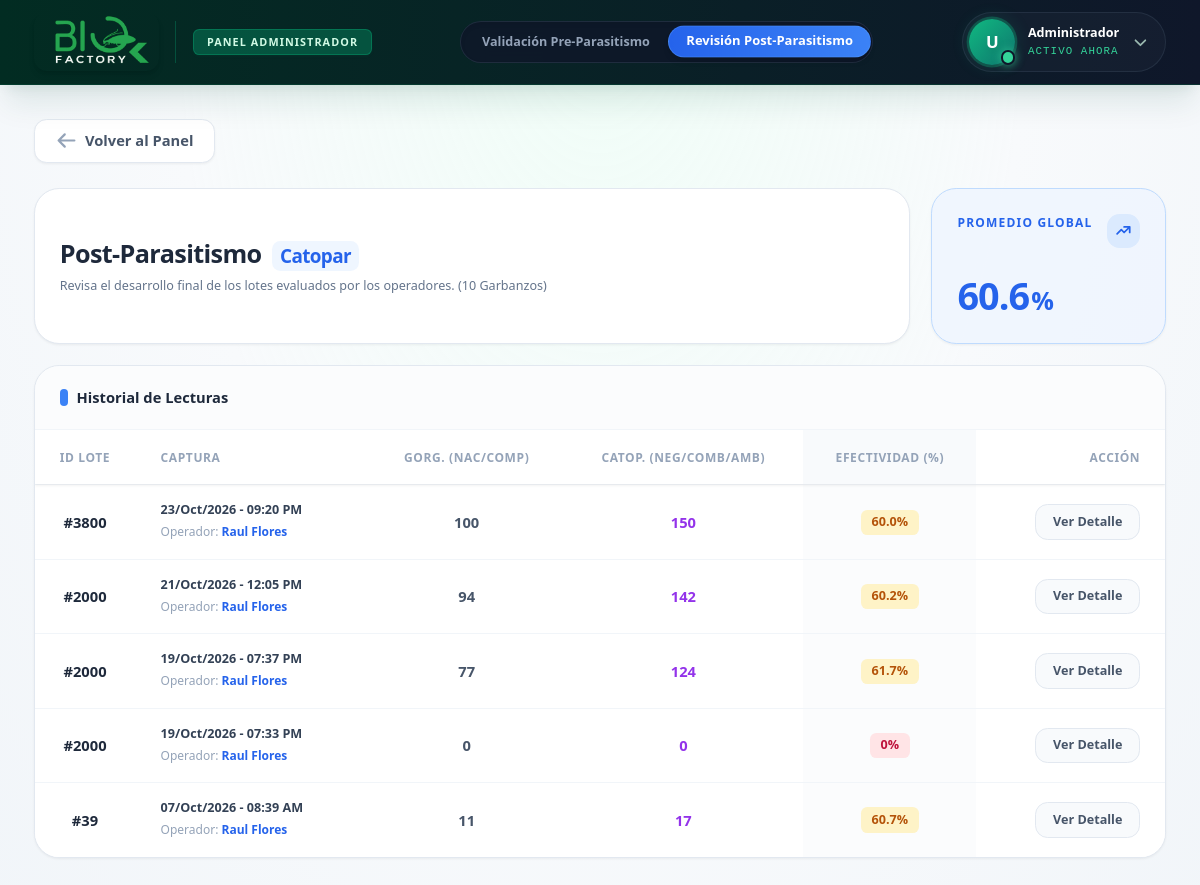
The app's page /admin/catopar/post with its own data.
### tables this page shows
CREATE TABLE POST_PARASITISMO_CABECERA (
    id_cabecera INTEGER PRIMARY KEY AUTOINCREMENT,
    id_lote TEXT NOT NULL,
    id_operador INTEGER NOT NULL,
    fecha_registro TEXT NOT NULL
, semana INTEGER, estatus TEXT DEFAULT 'Pendiente', porcentaje_global REAL DEFAULT 0.0);

### routes/admin.py (the view)
@admin_bp.route('/catopar/post')
def catopar_post():
    try:
        conn = get_db_connection()
        cursor = conn.cursor()
        cursor.execute("""
            SELECT
                C.id_cabecera, C.id_lote, C.fecha_registro, U.nombre_usuario,
                SUM(D.gorg_nacidos) as total_gorg_nacidos,
                SUM(D.gorg_pupas) as total_gorg_pupas,
                SUM(D.cat_negros) as total_cat_negros,
                SUM(D.cat_combinados) as total_cat_combinados,
                SUM(D.cat_ambar) as total_cat_ambar
            FROM POST_PARASITISMO_CABECERA C
            LEFT JOIN USUARIOS U ON C.id_operador = U.id_usuario
            LEFT JOIN POST_PARASITISMO_DETALLE D ON C.id_cabecera = D.id_cabecera
            GROUP BY C.id_cabecera
            ORDER BY C.id_cabecera DESC
            LIMIT 30
        """)
        filas = cursor.fetchall()
        historial = []
        total_parasitismo = 0
        total_evaluados = 0
        for f in filas:
            row = dict(f)
            t_gorg_nac = row.get('total_gorg_nacidos') or 0
            t_gorg_pup = row.get('total_gorg_pupas') or 0
            t_cat_neg = row.get('total_cat_negros') or 0
            t_cat_com = row.get('total_cat_combinados') or 0
            t_cat_amb = row.get('total_cat_ambar') or 0
            t_gorg = t_gorg_nac + t_gorg_pup
            t_cat = t_cat_neg + t_cat_com + t_cat_amb
            total_insectos = t_gorg + t_cat
            porcentaje = (t_cat / total_insectos * 100) if total_insectos > 0 else 0
            fecha_str = row.get('fecha_registro', '')
            if fecha_str:
                try:
                    fecha_obj = datetime.strptime(fecha_str[:19], '%Y-%m-%d %H:%M:%S')
                    fecha_str = fecha_obj.strftime('%d/%b/%Y - %I:%M %p')
                except ValueError:
                    try:
                        fecha_obj = datetime.strptime(fecha_str[:10], '%Y-%m-%d')
                        fecha_str = fecha_obj.strftime('%d/%b/%Y')
                    except ValueError:
                        pass
            historial.append({
                'id_cabecera': row.get('id_cabecera'),
                'id_lote': row.get('id_lote'),
                't_gorg': t_gorg,   # <--- Ahora muestra la suma numérica total
                't_cat': t_cat,     # <--- Ahora muestra la suma numérica total
                'total_insectos': total_insectos,
                'porcentaje': round(porcentaje, 1),
                'fecha_str': fecha_str if fecha_str else '--',
                'operador': row.get('nombre_usuario') or 'Usuario Desconocido'
            })
            total_parasitismo += t_cat
            total_evaluados += total_insectos
        promedio_global = round((total_parasitismo / total_evaluados) * 100, 1) if total_evaluados > 0 else 0.0
        conn.close()
    except Exception as e:
        print("Error CRÍTICO en Admin Catopar Post:", e)
        historial = []
        promedio_global = 0.0
    return render_template('admin/catopar/post.html', historial=historial, promedio_global=promedio_global)

### routes/admin.py (called while the page is built)
def get_db_connection():
    conn = sqlite3.connect('Bd_SIO-AGRO.db', isolation_level=None)
    conn.row_factory = sqlite3.Row
    return conn

### templates/admin/catopar/post.html (shortened to what this page needs)
{% extends "admin/base_admin.html" %}
{% block navbar_menu %}
<div class="w-full max-w-full overflow-x-auto hide-scroll flex justify-start sm:justify-center px-3 py-1">
    <div
        class="inline-flex items-center gap-1 p-1 bg-slate-900/80 rounded-full border border-slate-700/50 backdrop-blur-md shadow-inner flex-nowrap min-w-max">
        <a href="{{ url_for('admin.catopar_pre') }}"
            class="px-4 py-1.5 rounded-full text-xs font-bold text-slate-400 hover:text-white hover:bg-slate-800/80 transition-all whitespace-nowrap">
            Validación Pre-Parasitismo
        </a>
        <a id="activePill" href="{{ url_for('admin.catopar_post') }}"
            class="px-4 py-1.5 rounded-full text-xs font-black text-white bg-gradient-to-r from-blue-600 to-blue-500 shadow-md border border-blue-400/30 scale-[1.03] transition-all cursor-default whitespace-nowrap">
            Revisión Post-Parasitismo
        </a>
    </div>
</div>
{% endblock %}
{% block content %}
<div class="w-full max-w-6xl mx-auto flex flex-col gap-5 pb-16 mb-8">
    <div class="flex flex-col lg:flex-row gap-5">
        <div
            class="bg-white p-6 rounded-3xl shadow-sm border border-slate-200 flex flex-col justify-center flex-1 w-full min-h-[130px]">
            <h1 class="text-2xl font-black text-slate-800 tracking-tight">Post-Parasitismo <span
                    class="text-blue-600 font-bold text-lg bg-blue-50 px-2 py-0.5 rounded-lg ml-1">Catopar</span></h1>
            <p class="text-xs text-slate-500 font-medium mt-1.5">Revisa el desarrollo final de los lotes evaluados por
                los operadores. (10 Garbanzos)</p>
        </div>
        <div
            class="bg-blue-50/80 p-6 rounded-3xl shadow-sm border border-blue-200 relative overflow-hidden flex flex-col justify-between flex-shrink-0 w-full lg:w-56 min-h-[130px]">
            <div class="relative z-10 flex justify-between items-start">
                <h3 class="text-blue-600 text-[10px] font-bold uppercase tracking-widest">Promedio Global</h3>
                <div class="w-8 h-8 rounded-xl bg-blue-100 text-blue-600 flex items-center justify-center">
                    <svg class="w-4 h-4" fill="none" stroke="currentColor" viewBox="0 0 24 24">
                        <path stroke-linecap="round" stroke-linejoin="round" stroke-width="2.5"
                            d="M13 7h8m0 0v8m0-8l-8 8-4-4-6 6"></path>
                    </svg>
                </div>
            </div>
            <div class="relative z-10 mt-auto pt-2">
                <p class="text-4xl font-black text-blue-600 tracking-tight leading-none">{{ promedio_global }}<span
                        class="text-2xl font-bold ml-0.5">%</span></p>
            </div>
        </div>
    </div>
    <div class="bg-white rounded-3xl shadow-sm border border-slate-200 overflow-hidden flex flex-col flex-1">
        <div class="bg-slate-50/50 px-6 py-5 border-b border-slate-100 flex justify-between items-center">
            <h2 class="text-sm font-extrabold text-slate-800 flex items-center gap-2">
                <div class="w-2 h-4 bg-blue-500 rounded-full"></div>
                Historial de Lecturas
            </h2>
        </div>
        <div class="overflow-x-auto overflow-y-auto max-h-[55vh]" id="scrollTable">
            <table class="min-w-full divide-y divide-slate-100 text-sm">
                <thead class="bg-white text-slate-400 sticky top-0 z-10 shadow-sm">
                    <tr>
                        <th class="px-6 py-4 text-center font-extrabold uppercase tracking-wider text-[10px] w-24">ID
                            Lote</th>
                        <th class="px-6 py-4 text-left font-extrabold uppercase tracking-wider text-[10px]">Captura</th>
                        <th class="px-4 py-4 text-center font-extrabold uppercase tracking-wider text-[10px]">Gorg.
                            (Nac/Comp)</th>
                        <th class="px-4 py-4 text-center font-extrabold uppercase tracking-wider text-[10px]">Catop.
                            (Neg/Comb/Amb)</th>
                        <th
                            class="px-4 py-4 text-center font-extrabold uppercase tracking-wider text-[10px] bg-slate-50">
                            Efectividad (%)</th>
                        <th class="px-6 py-4 text-right font-extrabold uppercase tracking-wider text-[10px]">Acción</th>
                    </tr>
                </thead>
                <tbody class="divide-y divide-slate-100 bg-white">
                    {% for reg in historial %}
                    <tr class="hover:bg-slate-50 cursor-pointer transition-colors group">
                        <td class="px-6 py-4 whitespace-nowrap text-center">
                            <div class="font-bold text-slate-800 text-sm">#{{ reg.id_lote }}</div>
                        </td>
                        <td class="px-6 py-4 whitespace-nowrap text-left">
                            <p class="text-xs font-bold text-slate-700">{{ reg.fecha_str }}</p>
                            <p class="text-[10px] text-slate-400 font-medium mt-0.5">Operador: <span
                                    class="text-blue-600 font-bold">{{ reg.operador }}</span></p>
                        </td>
                        <td class="px-4 py-4 whitespace-nowrap text-center font-bold text-slate-600">
                            {{ reg.t_gorg }}
                        </td>
                        <td class="px-4 py-4 whitespace-nowrap text-center font-bold text-purple-600">
                            {{ reg.t_cat }}
                        </td>
                        <td class="px-4 py-4 whitespace-nowrap text-center bg-slate-50/50">
                            <span
                                class="inline-flex items-center px-2.5 py-1 rounded-md text-xs font-black {% if reg.porcentaje >= 80 %}text-emerald-700 bg-emerald-100{% elif reg.porcentaje >= 50 %}text-amber-700 bg-amber-100{% else %}text-rose-700 bg-rose-100{% endif %}">
                                {{ reg.porcentaje }}%
                            </span>
                        </td>
                        <td class="px-6 py-4 whitespace-nowrap text-right">
                            <a href="{{ url_for('admin.catopar_post_revision', id_cabecera=reg.id_cabecera) }}"
                                class="inline-flex items-center gap-2 px-4 py-2 bg-slate-50 hover:bg-slate-100 border border-slate-200 text-slate-600 text-xs font-bold rounded-xl transition-all">
                                Ver Detalle
                            </a>
                        </td>
                    </tr>
                    {% else %}
                    <tr>
                        <td colspan="6" class="px-6 py-8 text-center text-slate-400 text-sm font-medium">No hay
                            registros de Post-Parasitismo.</td>
                    </tr>
                    {% endfor %}
                </tbody>
            </table>
        </div>
    </div>
</div>
{% endblock %}

### templates/admin/base_admin.html (style rules this page uses)
html { scroll-behavior: smooth; font-size: 14px; }
.hide-scroll { -ms-overflow-style: none; scrollbar-width: none; }
@media (min-width: 1024px) { html { zoom: 120%; } }

### records on screen
POST_PARASITISMO_CABECERA: id_lote "3800", fecha_str "23/Oct/2026 - 09:20 PM", operador "Raul Flores", t_gorg "100", t_cat "150", porcentaje "60.0"
POST_PARASITISMO_CABECERA: id_lote "2000", fecha_str "21/Oct/2026 - 12:05 PM", operador "Raul Flores", t_gorg "94", t_cat "142", porcentaje "60.2"
POST_PARASITISMO_CABECERA: id_lote "2000", fecha_str "19/Oct/2026 - 07:37 PM", operador "Raul Flores", t_gorg "77", t_cat "124", porcentaje "61.7"
POST_PARASITISMO_CABECERA: id_lote "2000", fecha_str "19/Oct/2026 - 07:33 PM", operador "Raul Flores", t_gorg "0", t_cat "0", porcentaje "0"
POST_PARASITISMO_CABECERA: id_lote "39", fecha_str "07/Oct/2026 - 08:39 AM", operador "Raul Flores", t_gorg "11", t_cat "17", porcentaje "60.7"

### other values on screen
{{ session.get('nombre', 'U')[0]|upper if session.get('nombre') else 'U' }} "U"
{{ session.get('nombre', 'Administrador') }} "Administrador"
{{ promedio_global }} "60.6"
